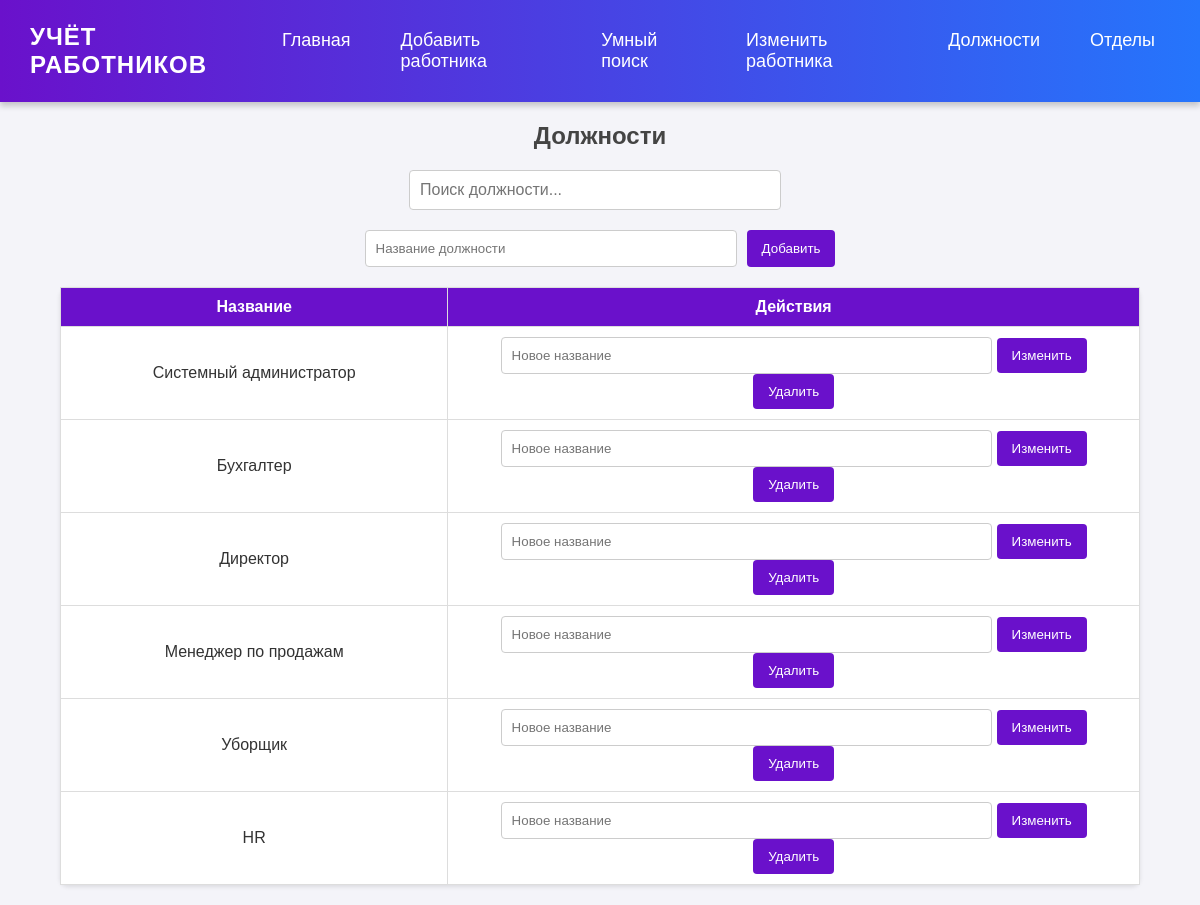
The page /modules/admin/job_title.php on the database its author committed.
### tables this page shows
CREATE TABLE `Job_title` (
  `id_jt` int NOT NULL AUTO_INCREMENT,
  `Job_title` varchar(30) NOT NULL,
  PRIMARY KEY (`id_jt`)
);

### modules/admin/job_title.php (the view, shortened to what this page needs)
<?php
require_once '../../db/connect.php';
$jobTitles = mysqli_query($conn, "SELECT * FROM Job_title")->fetch_all(MYSQLI_ASSOC);
?>
<!DOCTYPE html>
<html lang="ru">
<head>
    <link rel="stylesheet" href="/css/styleMDJ.css">
</head>
<body>
<div class="header">
    <div class="logo">Учёт работников</div>
    <nav>
        <a href="/admin.php">Главная</a>
        <a href="/modules/admin/insert.php">Добавить работника</a>
        <a href="/modules/admin/search_by_date.php">Умный поиск</a>
        <a href="/modules/admin/edit_worker.php">Изменить работника</a>
        <a href="/modules/admin/job_title.php">Должности</a>
        <a href="/modules/admin/department.php">Отделы</a>
    </nav>
</div>
<h2>Должности</h2>
<div class="search-container">
    <input type="text" id="searchInput" placeholder="Поиск должности..." onkeyup="searchJobTitles()">
</div>
<form method="POST">
    <input type="text" name="job_title_name" placeholder="Название должности" required>
    <button type="submit" name="add_job_title">Добавить</button>
</form>
<div id="tableContainer">
    <table border="1" id="jobTitleTable">
        <tr>
            <th>Название</th>
            <th>Действия</th>
        </tr>
        <?php foreach ($jobTitles as $jobTitle): ?>
            <tr>
                <td><?= htmlspecialchars($jobTitle['Job_title']) ?></td>
                <td>
                    <form method="POST" style="display:inline;">
                        <input type="text" name="new_job_title_name" placeholder="Новое название" required>
                        <button type="submit" name="edit_job_title">Изменить</button>
                    </form>
                    <form method="POST" style="display:inline;">
                        <button type="submit" name="delete_job_title" onclick="return confirm('Удалить должность?')">Удалить</button>
                    </form>
                </td>
            </tr>
        <?php endforeach; ?>
    </table>
</div>
</body>
</html>

### css/styleMDJ.css (style rules this page uses)
body { font-family: Arial, sans-serif; margin: 0; padding: 0; background-color: #f4f4f9; color: #333; }
h2 { text-align: center; margin-top: 20px; color: #444; }
.header { background: linear-gradient(90deg, #6a11cb, #2575fc); padding: 20px 30px; display: flex; justify-content: space-between; align-items: center; color: #fff; box-shadow: 0 4px 6px rgba(0, 0, 0, 0.2); top: 0; left: 0; transition: all 0.3s ease-in-out; }
.header .logo { font-size: 24px; font-weight: bold; letter-spacing: 1px; text-transform: uppercase; transition: transform 0.3s ease; }
.header nav { display: flex; gap: 20px; }
.header a { color: #fff; text-decoration: none; font-size: 18px; padding: 10px 15px; border-radius: 6px; transition: background 0.3s, transform 0.2s; }
.search-container { width: 80%; max-width: 500px; margin: 20px auto; display: flex; justify-content: center; align-items: center; }
.search-container input[type="text"] { width: 70%; padding: 10px; border: 1px solid #ccc; border-radius: 4px; font-size: 16px; margin-right: 10px; }
form { width: 80%; max-width: 500px; margin: 20px auto; display: flex; gap: 10px; justify-content: center; }
form input[type="text"] { width: 70%; padding: 10px; border: 1px solid #ccc; border-radius: 4px; }
form button { padding: 10px 15px; background: #6a11cb; border: none; color: #fff; cursor: pointer; border-radius: 4px; transition: background 0.3s ease-in-out; }
table { width: 90%; margin: 20px auto; border-collapse: collapse; background-color: #fff; border-radius: 8px; box-shadow: 0 2px 4px rgba(0, 0, 0, 0.1); }
table th, table td { border: 1px solid #ddd; padding: 10px; text-align: center; }
table th { background-color: #6a11cb; color: #fff; font-weight: bold; }
table td { background-color: #fff; }
button { padding: 8px 12px; border: 1px solid #6a11cb; border-radius: 4px; background: none; color: #6a11cb; cursor: pointer; transition: all 0.3s ease-in-out; }

### rows shown on the page
job_title: Job_title "Системный администратор"
job_title: Job_title "Бухгалтер"
job_title: Job_title "Директор"
job_title: Job_title "Менеджер по продажам"
job_title: Job_title "Уборщик"
job_title: Job_title "HR"
